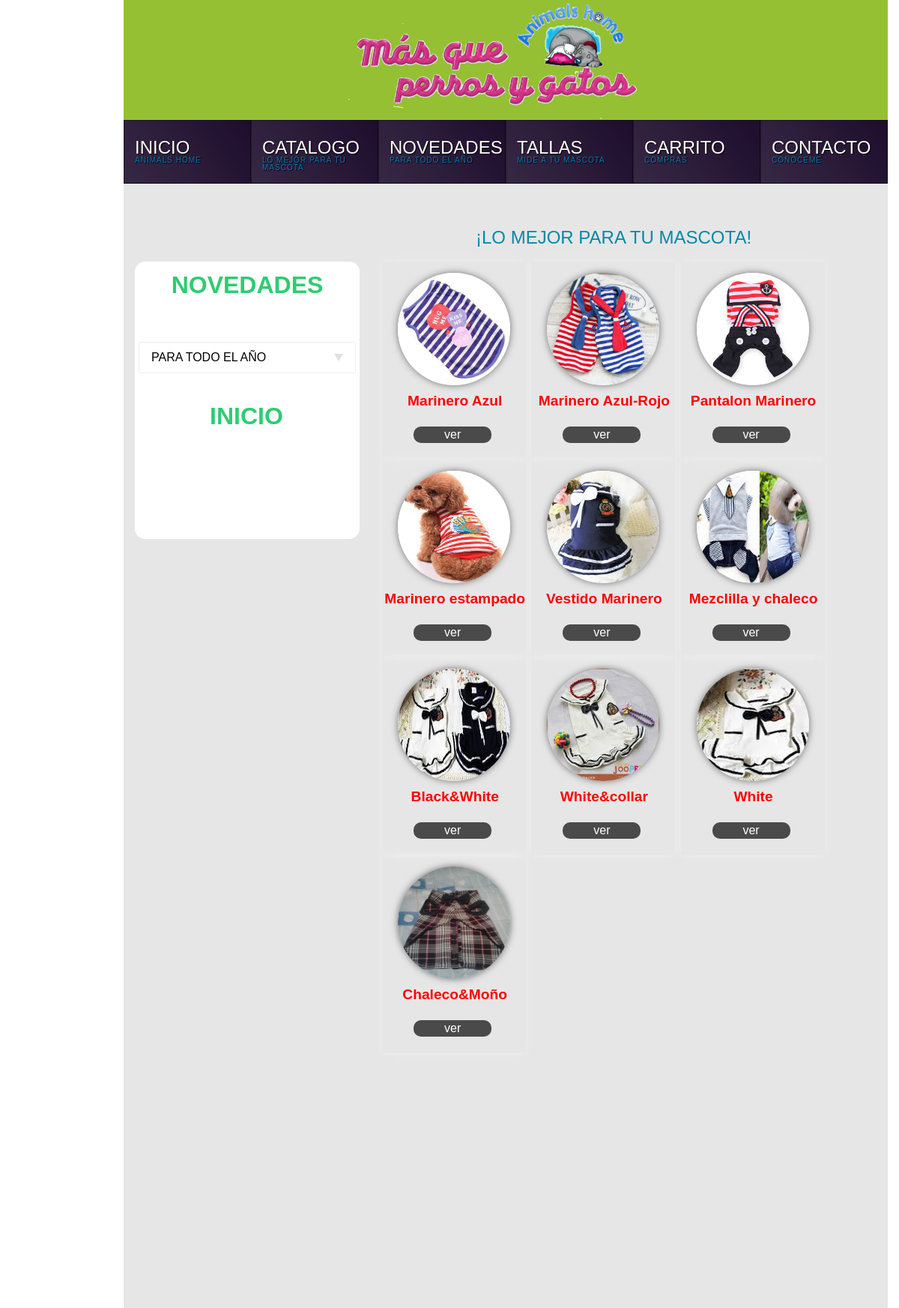
Screenshot of /verano.php with the database file from the repository.
### tables this page shows
CREATE TABLE IF NOT EXISTS `productos` (
  `id` int(11) NOT NULL AUTO_INCREMENT,
  `nombre` text NOT NULL,
  `descripcion` text NOT NULL,
  `imagen` text NOT NULL,
  `precio` double NOT NULL,
  PRIMARY KEY (`id`)
);

### verano.php (the view, shortened to what this page needs)
<!DOCTYPE HTML>
<html>
<head>
<link href="css/catalogo/accesorios.css" rel="stylesheet" type="text/css"/>
<link href="css/style.css" rel="stylesheet" type="text/css"/>
 <link rel="stylesheet" href="css/catalogo/reset.css">
 <link rel="stylesheet" href="css/catalogo/menuvertical.css">
</head>
<body id="cuerpo">
    <div id="barra-logo">
        <div id="imagen-logo"></div>
          </div>
          <div id="menu">
              <ul id="sdt_menu" class="sdt_menu">
				<li>
					<a href="inicio.php">
						<span class="sdt_wrap">
							<span class="sdt_link">INICIO</span>
							<span class="sdt_descr">ANIMALS HOME</span>
						</span>
					</a>
				</li>
				<li>
					<a href="catalogo.php">
						<span class="sdt_wrap">
							<span class="sdt_link">CATALOGO</span>
							<span class="sdt_descr">LO MEJOR PARA TU MASCOTA</span>
						</span>
					</a>
				</li>
				<li>
					<a href="novedades.php">
						<span class="sdt_wrap">
							<span class="sdt_link">NOVEDADES</span>
							<span class="sdt_descr">PARA TODO EL AÑO</span>
						</span>
					</a>
				</li>
				<li>
					<a href="tallas.php">
						<span class="sdt_wrap">
							<span class="sdt_link">TALLAS</span>
							<span class="sdt_descr">MIDE A TU MASCOTA</span>
						</span>
					</a>
				</li>
				<li>
					<a href="carrito.php">
						<span class="sdt_wrap">
							<span class="sdt_link">CARRITO</span>
							<span class="sdt_descr">COMPRAS</span>
						</span>
					</a>
				</li>
				<li>
					<a href="contacto.php">
						<span class="sdt_wrap">
							<span class="sdt_link">CONTACTO</span>
							<span class="sdt_descr">CONOCEME</span>
						</span>
					</a>
				</li>
			</ul>
          </div>
        <div id="contenedor">
               <div id="texto">
               <h5 class="titulo">
              ¡LO MEJOR PARA TU MASCOTA!
               </h5>
       </div>
	    <div id="menu-vertical">
            <h1 class="encabezado"><a href="novedades.php">NOVEDADES </a></h1>
<dl class="dropdown">
	<dt><a><span>PARA TODO EL AÑO</span></a></dt>
</dl>
	    <h1 class="encabezado2"><a href="inicio.php">INICIO </a></h1>
        </div>
		            <div id="catalogo-general">
							<?php
		$con="select * from productos LIMIT 50,10";
		$re=mysql_query($con)or die(mysql_error());
		while ($f=mysql_fetch_array($re)) {
		?>
			<div class="producto">
			<center>
				<img src="imagenes/productos/<?php echo $f['imagen'];?>"><br>
				<span class="span"><?php echo utf8_encode($f['nombre']);?></span><br>
				<a href="./detalles.php?id=<?php echo $f['id'];?>">ver</a>
			</center>
		</div>
		<?php
              }
          ?>
          </div>
		</div>
</body>
</html>

### css/catalogo/accesorios.css (style rules this page uses)
.encabezado a { font-family: "GothamRnd-Bold", Helvetica, Arial, sans-serif; font-size: 1em; font-weight: 700; text-align: center; color: #2ecc71; margin: 15px 0px; text-decoration:none; }
.encabezado2 a { float:left; font-family: "GothamRnd-Bold", Helvetica, Arial, sans-serif; font-size: 1em; font-weight: 700; text-align: center; color: #2ecc71; margin: 25px 100px; text-decoration:none; }
#cuerpo { margin: 0; }
#barra-logo { float: left; background: #95c033; box-shadow: none; width:1020px ; height: 160px; display: block; margin:0px 165px; }
#imagen-logo { float:left; -webkit-background-size: cover; -moz-background-size: cover; -o-background-size: cover; background-image: url("../../imagenes/logo.png"); background-size: cover; height: 200px; width: 400px; margin: -10px 300px; }
#menu { float: left; height: 100px; margin:auto 165px; width:1020px ; height: 85px; background:#1B0A2A; }
#contenedor { float: left; height: 1500px; margin:auto 165px; width:1020px ; background:#E6E6E6; }
#texto { float: left; width: 600px; height:0 auto; margin: 30px 450px; }
.titulo { font-family: "GothamRnd-Bold", Helvetica, Arial, sans-serif; font-size: 24px; color: #008AA8; margin-bottom: 25px; float: left; margin:30px 20px; }
#menu-vertical { float: left; width: 300px; height: 370px; margin: -40px 15px; background:white; border-radius: 14px 14px 14px 14px; -moz-border-radius: 14px 14px 14px 14px; -webkit-border-radius: 14px 14px 14px 14px; border: 0px solid #000000; }
#catalogo-general { float: left; width: 640px; height: 1000px; margin: -40px 12px; border-radius: 14px 14px 14px 14px; -moz-border-radius: 14px 14px 14px 14px; -webkit-border-radius: 14px 14px 14px 14px; border: 0px solid #000000; }
.span { width:250px; float:left; margin:25px -60px; font-family: "GothamRnd-Bold", Helvetica, Arial, sans-serif; color: red; font-weight: bolder; font-size: 1.2rem; }
.producto { width: 20%; height: 200px; display: inline-block; vertical-align: top; margin-left: 0.5%; padding: 5%; -webkit-box-shadow: 0px 0px 10px rgba(240, 240, 240, 0.75); -moz-box-shadow: 0px 0px 10px rgba(240, 240, 240, 0.75); box-shadow: 0px 0px 10px rgba(240, 240, 240, 0.75); -webkit-transition: all 1s ease-in-out; -moz-transition: all 1s ease-in-out; }
.producto img { width: 150px; height: 150px; margin:-17px -11px; border-radius: 50%; -webkit-box-shadow: 0px 0px 10px rgba(74, 74, 74, 0.75); -moz-box-shadow: 0px 0px 10px rgba(74, 74, 74, 0.75); box-shadow: 0px 0px 10px rgba(74, 74, 74, 0.75); -webkit-transition: all 1s ease-in-out; -moz-transition: all 1s ease-in-out; }
.producto a { font-family: "GothamRnd-Bold", Helvetica, Arial, sans-serif; float:left; margin: 0px 10px; background-color: #4a4a4a; padding: 3px; color: white; width: 50%; padding-left: 20px; padding-right: 20px; border-radius: 10px; text-decoration:none; }

### css/style.css (style rules this page uses)
ul.sdt_menu { margin:0; padding:0; list-style: none; font-family:"Myriad Pro", "Trebuchet MS", sans-serif; font-size:12px; width:1020px; }
ul.sdt_menu a { text-decoration:none; outline:none; }
ul.sdt_menu li { float:left; width:170px; height:85px; position:relative; cursor:pointer; }
ul.sdt_menu li > a { position:absolute; top:0px; left:0px; width:170px; height:85px; z-index:12; background:transparent url(../images/overlay.png) no-repeat bottom right; -moz-box-shadow:0px 0px 2px #000 inset; -webkit-box-shadow:0px 0px 2px #000 inset; box-shadow:0px 0px 2px #000 inset; }
ul.sdt_menu li span.sdt_wrap { position:absolute; top:25px; left:0px; width:170px; height:60px; z-index:15; }
ul.sdt_menu li span span.sdt_link, ul.sdt_menu li span span.sdt_descr, ul.sdt_menu li div.sdt_box a { margin-left:15px; text-transform:uppercase; text-shadow:1px 1px 1px #000; }
ul.sdt_menu li span span.sdt_link { color:#fff; font-size:24px; float:left; clear:both; }
ul.sdt_menu li span span.sdt_descr { color:#0B75AF; float:left; clear:both; width:155px; font-size:10px; letter-spacing:1px; }

### css/catalogo/menuvertical.css (style rules this page uses)
h1 { font-family: "GothamRnd-Bold", Helvetica, Arial, sans-serif; font-size: 2em; font-weight: 700; text-align: center; color: #2ecc71; margin: 15px 0px; }
.dropdown { width: 18em; margin: 60px 5px; margin-bottom: 1em; }
.dropdown dt a { font-family: "GothamRnd-Bold", Helvetica, Arial, sans-serif; display: block; height: 2.5em; width: 100%; border: 1px solid #ecf0f1; border-radius: 3px; text-decoration: none; }
.dropdown dt span { display: block; padding: 0 1em; line-height: 2.5em; border-right: 1em solid transparent; cursor: pointer; }

### rows the page displays
productos: imagen (picture), nombre "Marinero Azul"
productos: imagen (picture), nombre "Marinero Azul-Rojo"
productos: imagen (picture), nombre "Pantalon Marinero"
productos: imagen (picture), nombre "Marinero estampado"
productos: imagen (picture), nombre "Vestido Marinero"
productos: imagen (picture), nombre "Mezclilla y chaleco"
productos: imagen (picture), nombre "Black&White"
productos: imagen (picture), nombre "White&collar"
productos: imagen (picture), nombre "White"
productos: imagen (picture), nombre "Chaleco&Moño"
